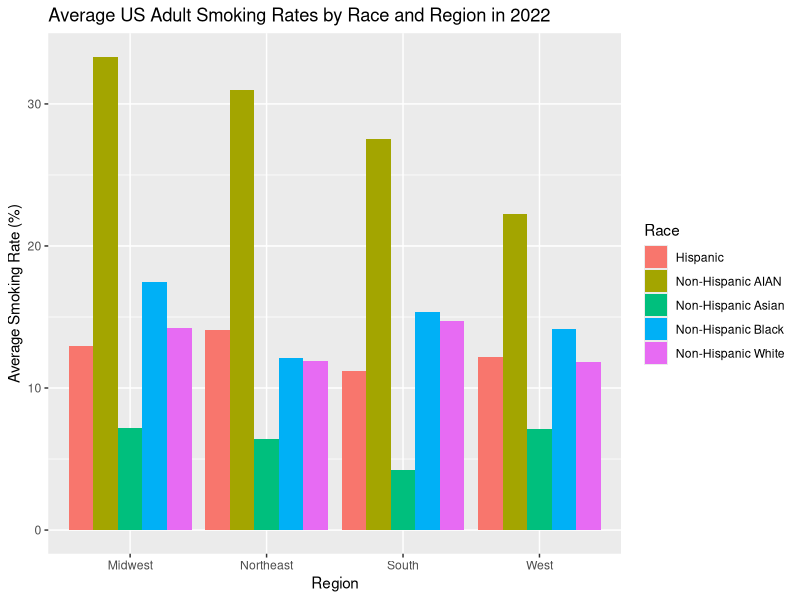
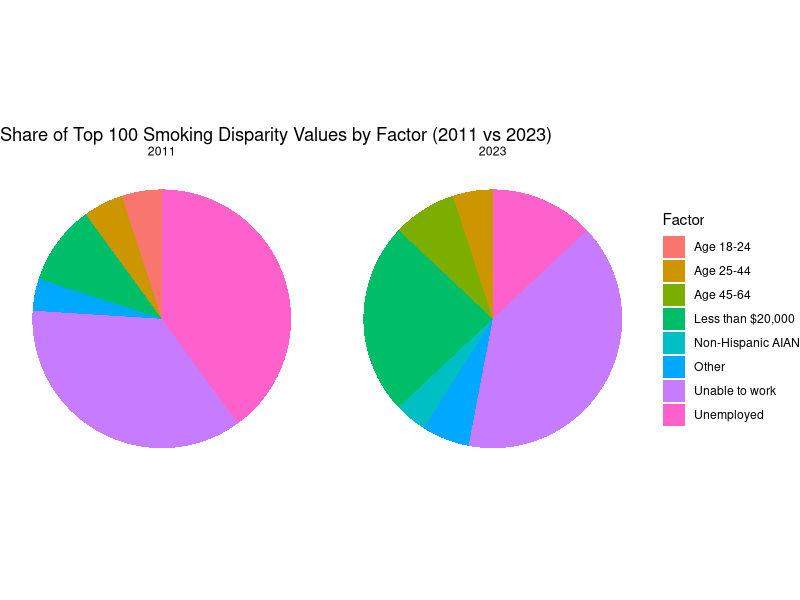
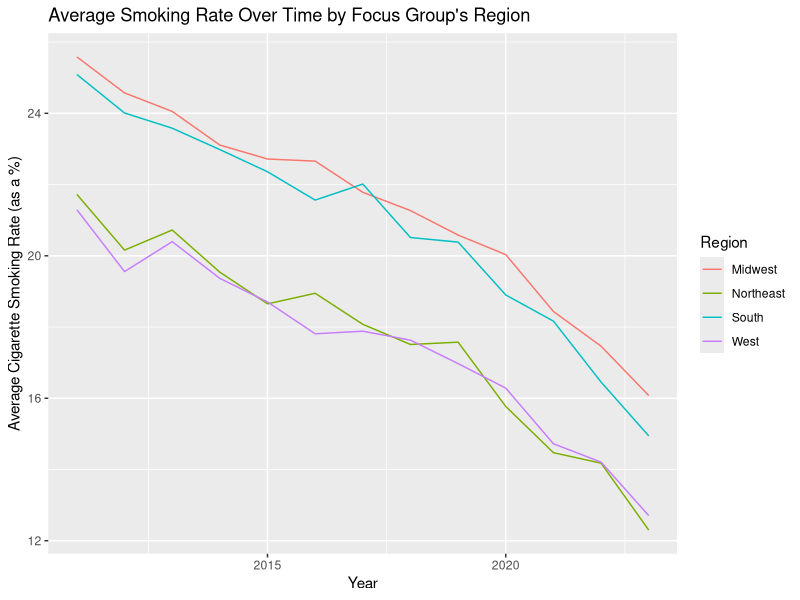
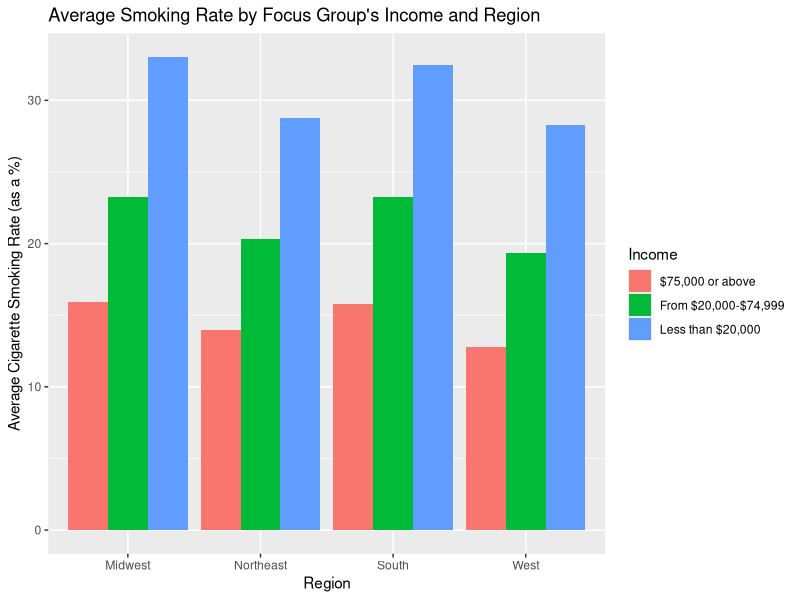
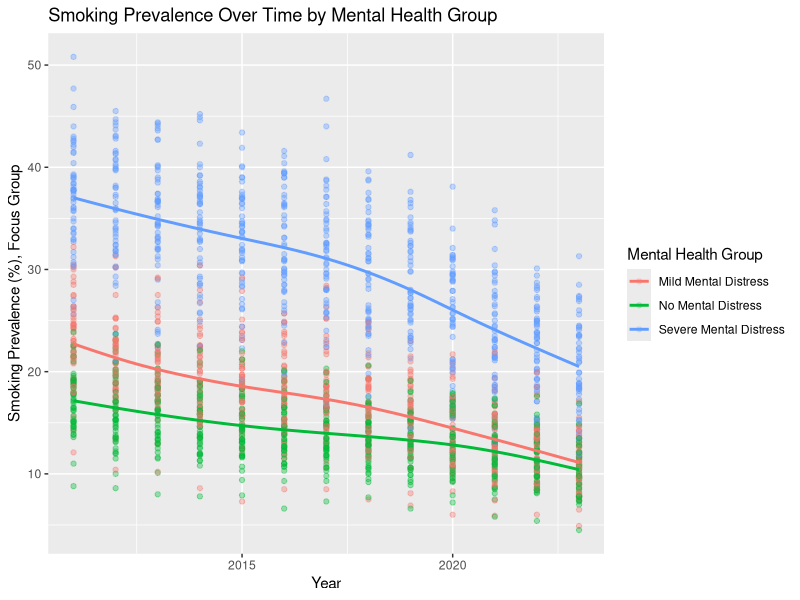
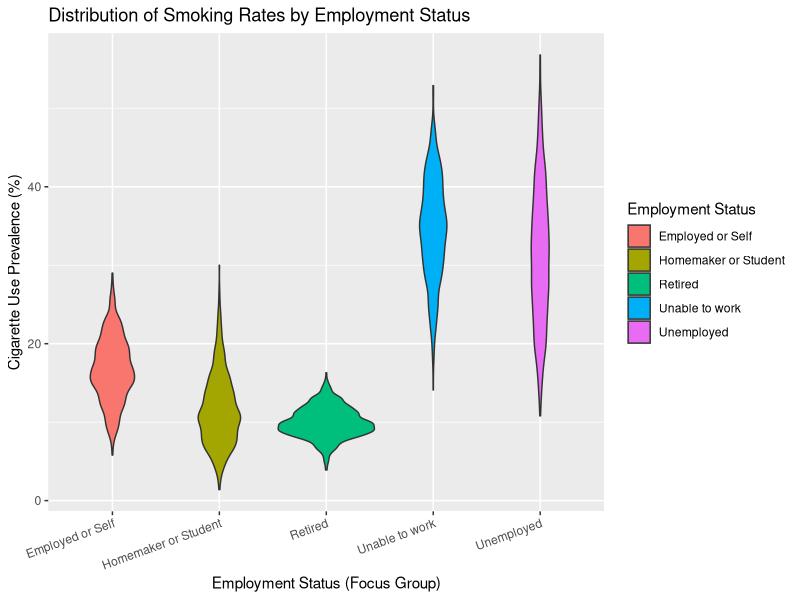
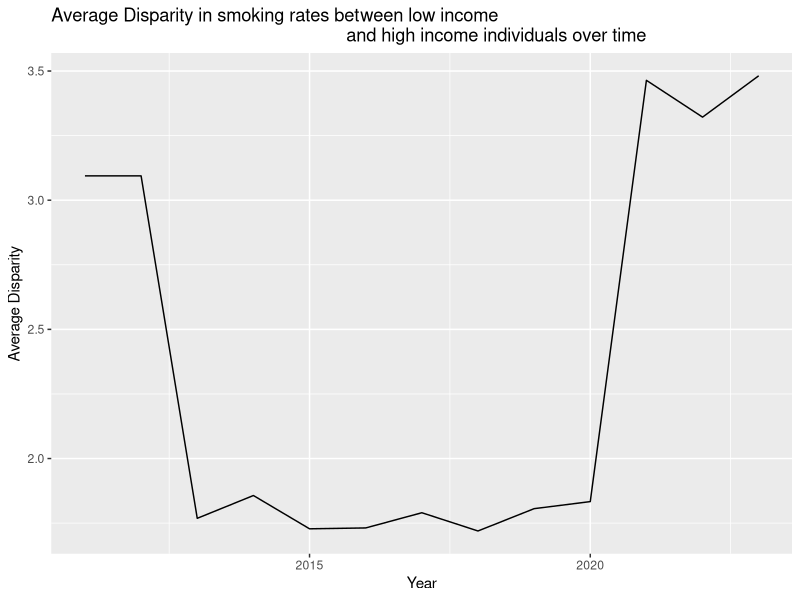
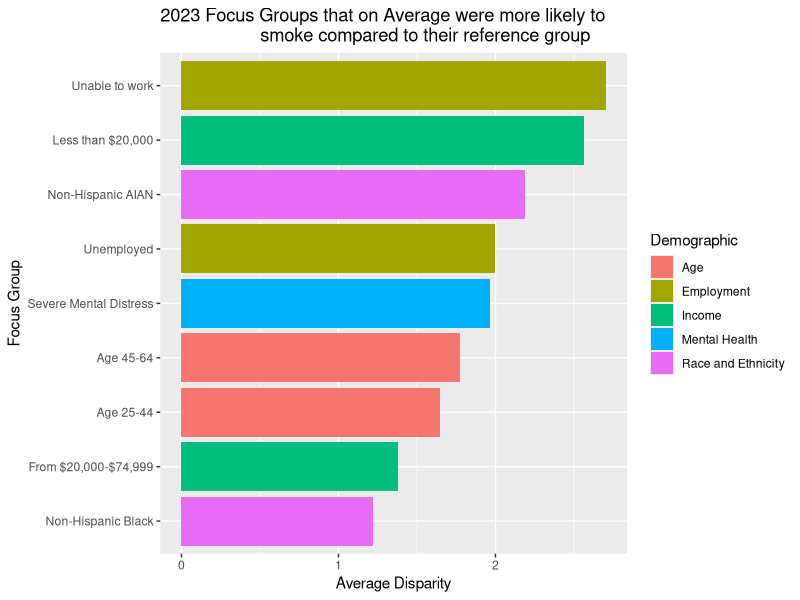

These charts were generated, in order, by the following R code:
## ---- chunk 1
knitr::opts_chunk$set(echo = TRUE)
library(tidyverse)

## ---- chunk 2

age <- read_csv("data/Age-Related_Disparities_in_Cigarette_Smoking_Among_Adults_20251101.csv")

employment <- read_csv("data/Employment-Related_Disparities_in_Cigarette_Smoking_Among_Adults_20251101.csv")

income <- read_csv("data/Income-Related_Disparities_in_Cigarette_Smoking_Among_Adults_20251101.csv")

m_health <- read_csv("data/Mental_Health-Related_Disparities_in_Cigarette_Smoking_Among_Adults_20251101.csv")

race <- read_csv("data/Race_and_Ethnic_Disparities_in_Cigarette_Smoking_Among_Adults_20251101.csv")

## ---- chunk 3
# Merging all tables into one. This only requires bind_rows since all variable names are the same across all five tables.

tobacco_chr <- bind_rows(age, employment, income, m_health, race)
## ---- chunk 4
# Converting quantitative variables to numeric datatypes

tobacco <- tobacco_chr |>
  mutate(across(c(`Cigarette Use Prevalence % (Focus group)`,
                   `Cigarette Use Prevalence % (Reference group)`,
                   `Disparity Value`),
                as.numeric))
## ---- chunk 5
n_distinct(tobacco$`Tobacco Use`)

# The "tobacco use" column is useless since it only says "Cigarette Use Among Adults". Therefore let's get rid of it.
tobacco <- tobacco |>
  select(-`Tobacco Use`)
## ---- chunk 6
tobacco <- tobacco |>
  group_by(`Year`,
           `State`,
           `Demographic`,
           `Comparing (Focus group)`,
           `Cigarette Use Prevalence % (Focus group)`)|>
  mutate(`Mean Disparity Value (Focus Group)` = mean(`Disparity Value`))

# Creating a new column which assigns each state to a designated region based on the Census Regions and Divisions of the United States.

tobacco_region <- tobacco |>
  mutate(
    region = case_when(
      State %in% c(
        "Maine","New Hampshire","Vermont","Massachusetts","Rhode Island","Connecticut",
        "New York","New Jersey","Pennsylvania"
      ) ~ "Northeast",
      
      State %in% c(
        "Ohio","Indiana","Illinois","Michigan","Wisconsin",
        "Minnesota","Iowa","Missouri","North Dakota","South Dakota","Nebraska","Kansas"
      ) ~ "Midwest",
      
      State %in% c(
        "Delaware","Maryland","District of Columbia","Virginia","West Virginia",
        "North Carolina","South Carolina","Georgia","Florida",
        "Kentucky","Tennessee","Mississippi","Alabama",
        "Oklahoma","Texas","Arkansas","Louisiana"
      ) ~ "South",
      
      State %in% c(
        "Idaho","Montana","Wyoming","Nevada","Utah","Colorado","Arizona","New Mexico",
        "Alaska","Washington","Oregon","California","Hawaii"
      ) ~ "West",))

tobacco_region

#To check for NA values.
tobacco_region |>
  filter(is.na(region))
## ---- chunk 7

tobacco_region |>
  filter(Year == 2022, Demographic == "Race and Ethnicity") |>
 
  group_by(Race = `Comparing (Focus group)`, region) |>
  summarize(race_mean = mean(`Cigarette Use Prevalence % (Focus group)`, na.rm = TRUE)) |>
 
  ggplot(aes(x = region, y = race_mean, fill = Race)) + geom_col(position = "dodge") +
  labs(title = "Average US Adult Smoking Rates by Race and Region in 2022",
       x = "Region", y = "Average Smoking Rate (%)", fill = "Race")

## ---- chunk 8

tobacco_region |>
  ungroup() |>
  filter(Year %in% c(2011, 2023)) |>
  select(Year, `Comparing (Focus group)`, `Disparity Value`) |>
  drop_na(`Disparity Value`) |>
  group_by(Year) |>
  slice_max(`Disparity Value`, n = 100, with_ties = F) |>
  add_count(`Comparing (Focus group)`, name = "n_fg") |>
  mutate(FocusGroup2 = ifelse(n_fg <= 3,
                              "Other",
                              `Comparing (Focus group)`)) |>
  ggplot(aes(x = "", fill = FocusGroup2)) +
  geom_bar(width = 1) +
  coord_polar(theta = "y") +
  facet_wrap(~ Year) +
  labs(title = "Share of Top 100 Smoking Disparity Values by Factor (2011 vs 2023)",
      x = NULL, y = NULL,
      fill = "Factor") +
  theme_void()
## ---- chunk 9
tobacco_region |> group_by(`Year`, region) |> 
  summarize(avg = mean(`Cigarette Use Prevalence % (Focus group)`, na.rm = T)) |>
  
  ggplot() + geom_line(aes(x = `Year`, 
                           y = avg, color = region)) +
    labs(title = "Average Smoking Rate Over Time by Focus Group's Region",
         y = "Average Cigarette Smoking Rate (as a %)",
         color = "Region")
## ---- chunk 10
tobacco_region |> filter(`Demographic` == "Income") |> group_by(`Comparing (Focus group)`, `region`) |>
  summarize(avg = mean(`Cigarette Use Prevalence % (Focus group)`, na.rm = T)) |>
  
  ggplot(aes(fill = `Comparing (Focus group)`, y = avg, x = region)) + geom_col(position = "dodge") +
    labs(title = "Average Smoking Rate by Focus Group's Income and Region",
         x = "Region",
         y = "Average Cigarette Smoking Rate (as a %)",
         fill = "Income")
## ---- chunk 11
m_health_numeric <- m_health |>
  mutate(
    `Cigarette Use Prevalence % (Focus group)` =
      as.numeric(`Cigarette Use Prevalence % (Focus group)`)
  )
ggplot(m_health_numeric,
  aes(x = Year,
    y = `Cigarette Use Prevalence % (Focus group)`,
    color = `Comparing (Focus group)`)) +
  geom_point(alpha = 0.2) +
  geom_smooth(se = FALSE) + 
  labs(title = "Smoking Prevalence Over Time by Mental Health Group",
    x = "Year",
    y = "Smoking Prevalence (%), Focus Group",
    color = "Mental Health Group") 
## ---- chunk 12
tobacco_region |>
  filter(Demographic == "Employment") |>
  ggplot(aes(
    x = `Comparing (Focus group)`,
    y = `Cigarette Use Prevalence % (Focus group)`,
    fill = `Comparing (Focus group)`
  )) +
  geom_violin() +
  labs(
    title = "Distribution of Smoking Rates by Employment Status",
    x = "Employment Status (Focus Group)",
    y = "Cigarette Use Prevalence (%)", fill = "Employment Status"
  ) +
  theme(axis.text.x = element_text(angle = 20, hjust = 1))
## ---- chunk 13
tobacco |>
  filter(`Comparing (Focus group)` == "Less than $20,000" &
         `To (Reference group)` == "$75,000 or above") |>
  group_by(Year) |>
  summarize(avg_disp = mean(`Disparity Value`, na.rm = T)) |>
  ggplot(aes(x = Year, y = avg_disp)) + geom_line() + labs(title = "Average Disparity in smoking rates between low income 
                                                           and high income individuals over time", y = "Average Disparity")
## ---- chunk 14
tobacco_region |>
  ungroup() |>
  filter(Year == 2023) |>
  select(Demographic, `Comparing (Focus group)`, `Disparity Value`) |>
  group_by(Demographic, `Comparing (Focus group)`) |>
  summarize(avg_disp = mean(`Disparity Value`, na.rm = T)) |>
  filter(avg_disp > 1) |>
  ggplot(aes(x = avg_disp,
             y = reorder(`Comparing (Focus group)`, avg_disp),
             fill = Demographic)) +
  geom_col() + labs(title = "2023 Focus Groups that on Average were more likely to 
                    smoke compared to their reference group",
                    x = "Average Disparity",
                     y = "Focus Group")
## ---- chunk 15
tobacco_region |>
  filter(Demographic == "Mental Health") |>
  ggplot(aes(
    x = `Comparing (Focus group)`,
    y = `Cigarette Use Prevalence % (Focus group)`,
    fill = `Comparing (Focus group)`
  )) +
  geom_boxplot() +
  labs(
    title = "Smoking Rates by Mental Health Status",
    x = "Mental Health Category",
    y = "Cigarette Use Prevalence (%)", fill = "Mental Health") +
  theme(axis.text.x = element_text(angle = 20, hjust = 1))
## ---- chunk 16
tobacco_region |>
  ungroup() |>
  filter(Year == 2023) |>
  select(Demographic, `Comparing (Focus group)`, `Disparity Value`) |>
  group_by(Demographic, `Comparing (Focus group)`) |>
  summarize(avg_disp = mean(`Disparity Value`, na.rm = T)) |>
  filter(avg_disp > 1) |>
  ggplot(aes(x = avg_disp,
             y = reorder(`Comparing (Focus group)`, avg_disp),
             fill = Demographic)) +
  geom_col()
## ---- chunk 17
race_boxplot <- tobacco_region |>
  filter(Demographic == "Race and Ethnicity") |>
  select(Race = `Comparing (Focus group)`,
         Smoking = `Cigarette Use Prevalence % (Focus group)`)
ggplot(race_boxplot,
       aes(x = Race, y = Smoking, fill = Race)) +
  geom_boxplot() +
  labs(title = "Distribution of Focus Group Smoking Prevalence by Race and Ethnicity",
    x = "Race / Ethnicity",
    y = "Cigarette Use Prevalence % (Focus group)",
    fill = "Race / Ethnicity") +
  theme(axis.text.x = element_text(angle = 25, hjust = 1))
